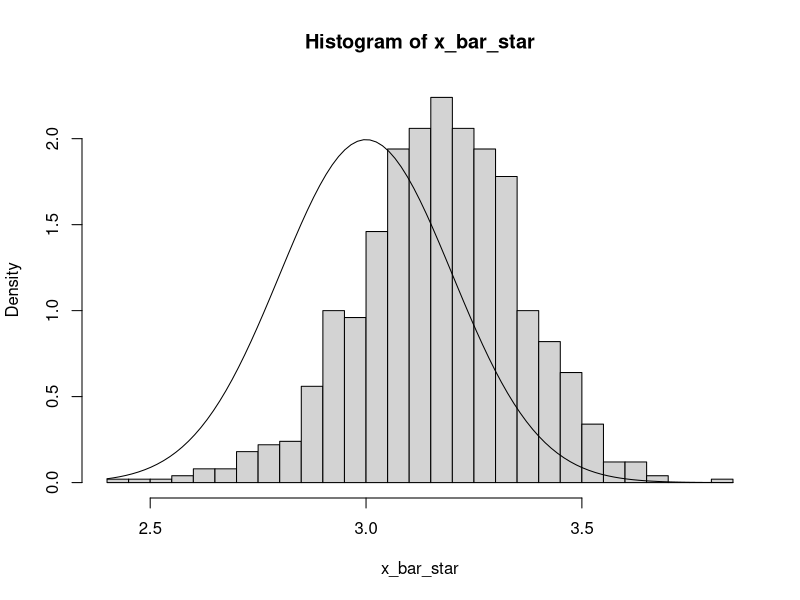

Write R code to recreate this figure.
## ---- chunk 1
knitr::opts_chunk$set(echo = TRUE)
## ---- chunk 2
set.seed(1)
srs <- rnorm(25, mean=3)
resamps <- replicate(1000, sample(srs, 25, TRUE), simplify = FALSE)
x_bar_star <- sapply(resamps, mean, simplify =TRUE)

## ---- chunk 3
hist(x_bar_star, breaks = 40, prob = TRUE)
curve(dnorm(x, 3, 0.2), add = TRUE) 
## ---- chunk 4
mean(x_bar_star)
mean(srs)
mean(x_bar_star) - mean(srs)
## ---- chunk 5
sd(x_bar_star)

